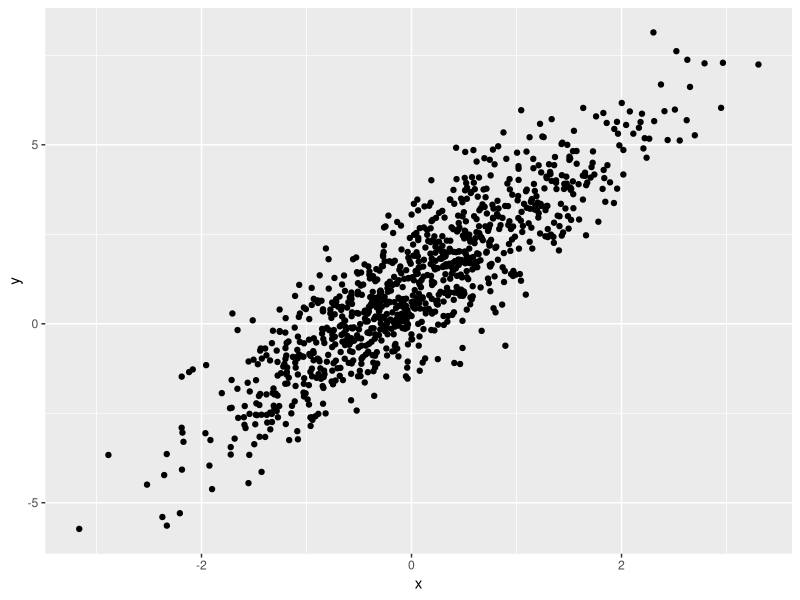

The R script that drew this image:
## ---- chunk 1
library(tidyverse)
## ---- chunk 2
samp = rnorm(100)
length(samp)
## ---- chunk 3
plot_df =
  tibble(
    x = rnorm(n = 1000),
    y = 1 + 2 * x + rnorm(n = 1000)
  )

ggplot(plot_df, aes(x = x, y=y)) + geom_point()
